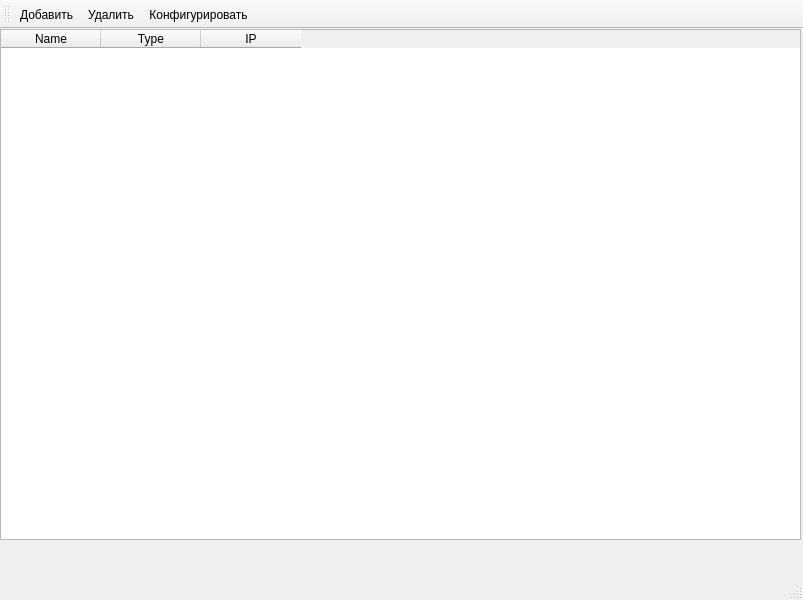
<ui version="4.0" >
 <class>MainWindow</class>
 <widget class="QMainWindow" name="MainWindow" >
  <property name="geometry" >
   <rect>
    <x>0</x>
    <y>0</y>
    <width>803</width>
    <height>600</height>
   </rect>
  </property>
  <property name="windowTitle" >
   <string>MainWindow</string>
  </property>
  <widget class="QWidget" name="centralwidget" >
   <widget class="QTableWidget" name="tableWidget" >
    <property name="geometry" >
     <rect>
      <x>0</x>
      <y>0</y>
      <width>801</width>
      <height>511</height>
     </rect>
    </property>
    <column>
     <property name="text" >
      <string>Name</string>
     </property>
    </column>
    <column>
     <property name="text" >
      <string>Type</string>
     </property>
    </column>
    <column>
     <property name="text" >
      <string>IP</string>
     </property>
    </column>
   </widget>
  </widget>
  <widget class="QMenuBar" name="menubar" >
   <property name="geometry" >
    <rect>
     <x>0</x>
     <y>0</y>
     <width>803</width>
     <height>21</height>
    </rect>
   </property>
  </widget>
  <widget class="QStatusBar" name="statusbar" />
  <widget class="QToolBar" name="toolBar" >
   <property name="windowTitle" >
    <string>toolBar</string>
   </property>
   <property name="toolButtonStyle" >
    <enum>Qt::ToolButtonTextBesideIcon</enum>
   </property>
   <property name="floatable" >
    <bool>true</bool>
   </property>
   <attribute name="toolBarArea" >
    <enum>TopToolBarArea</enum>
   </attribute>
   <attribute name="toolBarBreak" >
    <bool>false</bool>
   </attribute>
   <addaction name="addAction" />
   <addaction name="delAction" />
   <addaction name="action" />
  </widget>
  <action name="addAction" >
   <property name="icon" >
    <iconset>images/add.png</iconset>
   </property>
   <property name="text" >
    <string>Добавить</string>
   </property>
  </action>
  <action name="delAction" >
   <property name="icon" >
    <iconset>images/del.png</iconset>
   </property>
   <property name="text" >
    <string>Удалить</string>
   </property>
  </action>
  <action name="action" >
   <property name="icon" >
    <iconset>images/configure.png</iconset>
   </property>
   <property name="text" >
    <string>Конфигурировать</string>
   </property>
   <property name="menuRole" >
    <enum>QAction::NoRole</enum>
   </property>
  </action>
 </widget>
 <resources/>
 <connections/>
</ui>
